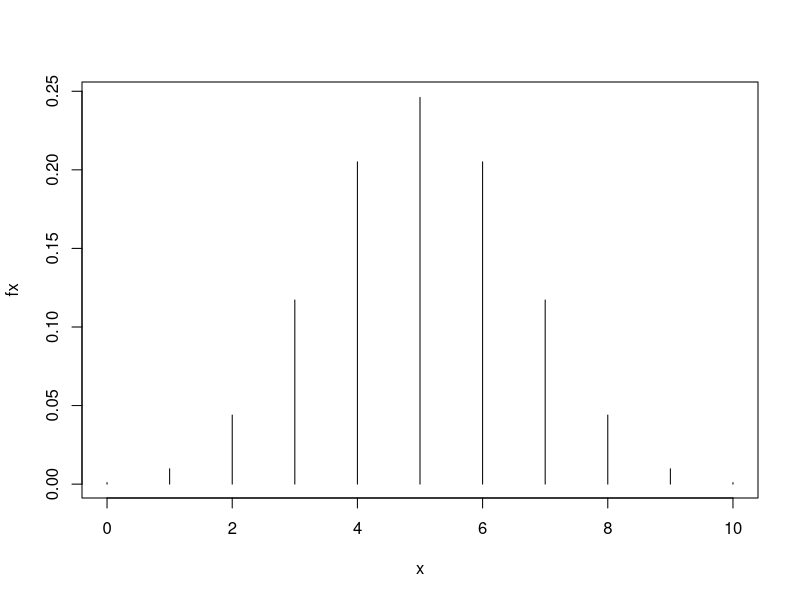
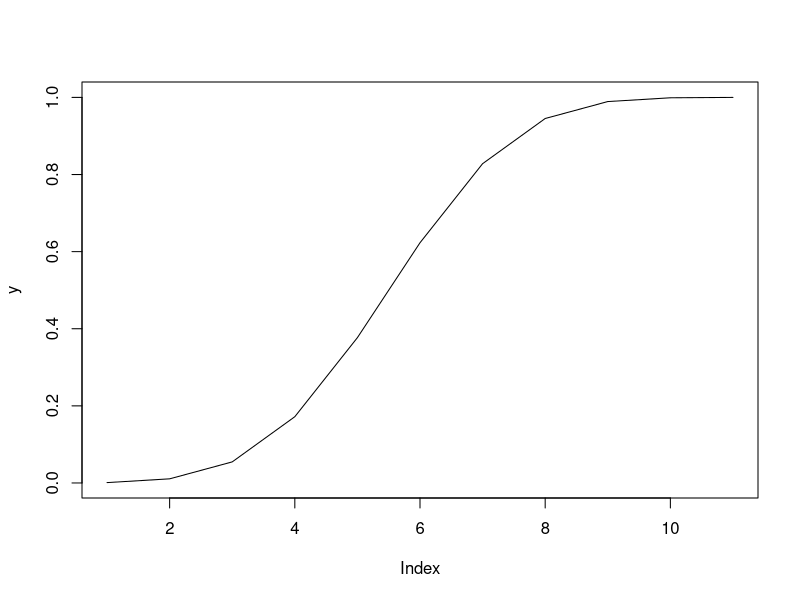
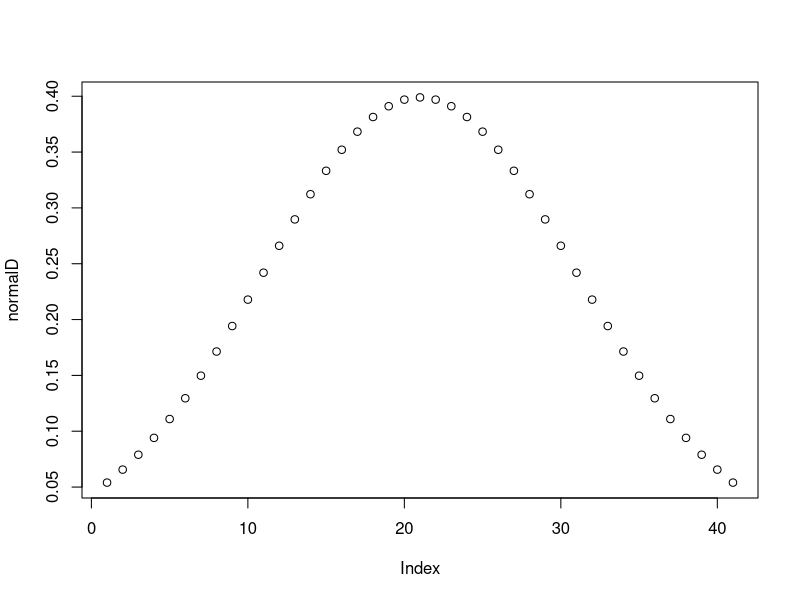
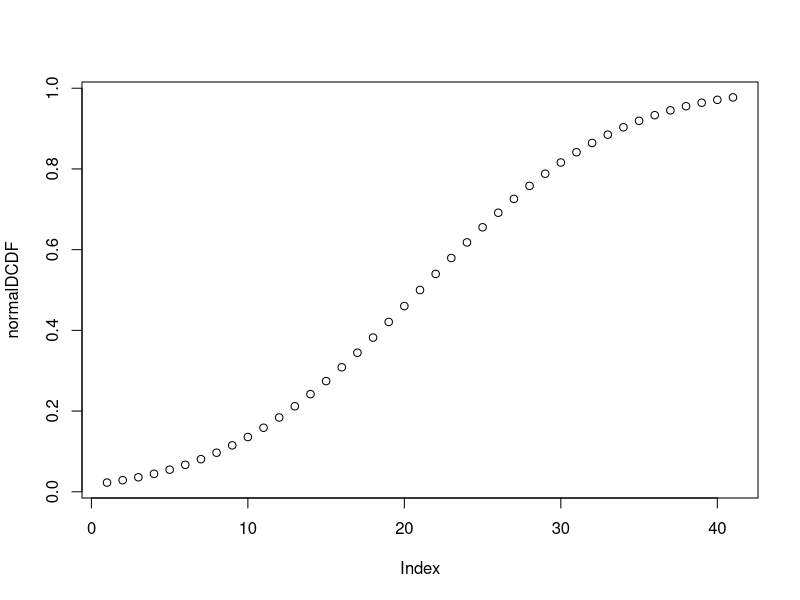

Here is the R script that generated these plots, in order:
#Exercise7

x <- seq(0,10,by = 1);

#probability density function at each point
fx <- dbinom(x,10,0.5);

#plot the function using x as the points, h = histogram, as we can see it follows normal dist
plot(x,fx, type = "h");

#cumulative probability
y <- pbinom(x,10,0.5);
plot(y, type= "l");


c <- seq(-2,2, by = 0.1);

#probability distribution, normal dist
normalD <- dnorm(c,mean = 0,sd = 1);
plot(normalD);

#cumulative probability distribution, normal dist
normalDCDF <- pnorm(c,mean = 0,sd = 1);
plot(normalDCDF);
print(normalDCDF)


#cdf of 1 in normal dist
print(pnorm(1, mean = 0, sd = 1));

#find z value of 0.975% of area under cdf
z <- qnorm(0.975, mean = 0, sd = 1);
print(z);

 